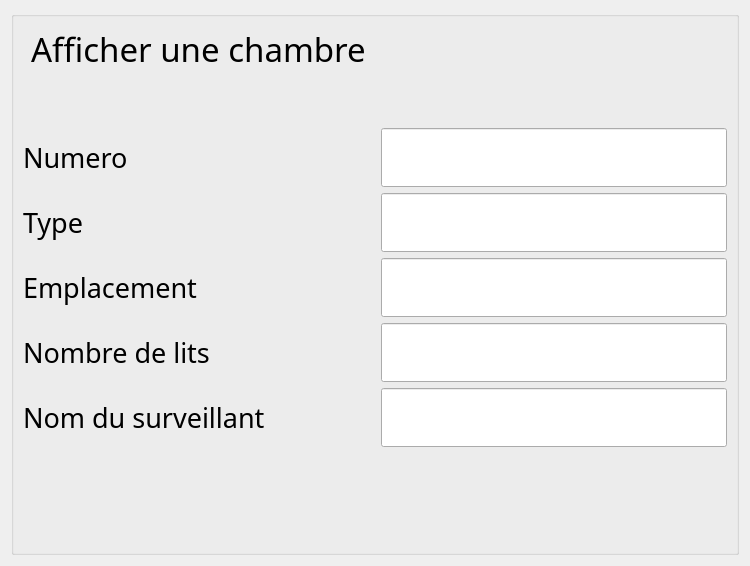
      <widget class="QWidget" name="AfficherChambre">
       <layout class="QVBoxLayout" name="verticalLayout_67">
        <item>
         <widget class="QGroupBox" name="groupBox_9">
          <property name="font">
           <font>
            <family>Quicksand SemiBold</family>
            <pointsize>28</pointsize>
           </font>
          </property>
          <property name="title">
           <string/>
          </property>
          <layout class="QVBoxLayout" name="verticalLayout_70">
           <item>
            <layout class="QVBoxLayout" name="verticalLayout_69">
             <item>
              <layout class="QGridLayout" name="gridLayout_14">
               <item row="4" column="0">
                <widget class="QLabel" name="nombredelits_2">
                 <property name="font">
                  <font>
                   <family>Quicksand SemiBold</family>
                   <pointsize>20</pointsize>
                  </font>
                 </property>
                 <property name="text">
                  <string>Nombre de lits</string>
                 </property>
                </widget>
               </item>
               <item row="2" column="0">
                <widget class="QLabel" name="type_2">
                 <property name="font">
                  <font>
                   <family>Quicksand SemiBold</family>
                   <pointsize>20</pointsize>
                  </font>
                 </property>
                 <property name="text">
                  <string>Type</string>
                 </property>
                </widget>
               </item>
               <item row="3" column="0">
                <widget class="QLabel" name="emplacement_2">
                 <property name="font">
                  <font>
                   <family>Quicksand SemiBold</family>
                   <pointsize>20</pointsize>
                  </font>
                 </property>
                 <property name="text">
                  <string>Emplacement</string>
                 </property>
                </widget>
               </item>
               <item row="1" column="0">
                <widget class="QLabel" name="numero_2">
                 <property name="font">
                  <font>
                   <family>Quicksand SemiBold</family>
                   <pointsize>20</pointsize>
                  </font>
                 </property>
                 <property name="text">
                  <string>Numero</string>
                 </property>
                </widget>
               </item>
               <item row="2" column="1">
                <widget class="QLineEdit" name="lineEdit_AffType">
                 <property name="readOnly">
                  <bool>true</bool>
                 </property>
                </widget>
               </item>
               <item row="3" column="1">
                <widget class="QLineEdit" name="lineEdit_AffEmplacement">
                 <property name="readOnly">
                  <bool>true</bool>
                 </property>
                </widget>
               </item>
               <item row="5" column="0">
                <widget class="QLabel" name="nomduSurveillant_2">
                 <property name="font">
                  <font>
                   <family>Quicksand SemiBold</family>
                   <pointsize>20</pointsize>
                  </font>
                 </property>
                 <property name="text">
                  <string>Nom du surveillant</string>
                 </property>
                </widget>
               </item>
               <item row="5" column="1">
                <widget class="QLineEdit" name="lineEdit_AffSurveillant">
                 <property name="readOnly">
                  <bool>true</bool>
                 </property>
                </widget>
               </item>
               <item row="4" column="1">
                <widget class="QLineEdit" name="lineEdit_AffNombreLits">
                 <property name="readOnly">
                  <bool>true</bool>
                 </property>
                </widget>
               </item>
               <item row="1" column="1">
                <widget class="QLineEdit" name="lineEdit_AffNumero">
                 <property name="readOnly">
                  <bool>true</bool>
                 </property>
                </widget>
               </item>
               <item row="0" column="0">
                <widget class="QLabel" name="label_73">
                 <property name="font">
                  <font>
                   <family>Quicksand SemiBold</family>
                   <pointsize>25</pointsize>
                  </font>
                 </property>
                 <property name="styleSheet">
                  <string notr="true">margin-bottom:50px;</string>
                 </property>
                 <property name="text">
                  <string>Afficher une chambre</string>
                 </property>
                </widget>
               </item>
              </layout>
             </item>
             <item>
              <spacer name="verticalSpacer_37">
               <property name="orientation">
                <enum>Qt::Vertical</enum>
               </property>
               <property name="sizeHint" stdset="0">
                <size>
                 <width>20</width>
                 <height>40</height>
                </size>
               </property>
              </spacer>
             </item>
             <item>
              <layout class="QHBoxLayout" name="horizontalLayout_70">
               <item>
                <widget class="QPushButton" name="pushButton_RetourAffChambre">
                 <property name="maximumSize">
                  <size>
                   <width>50</width>
                   <height>50</height>
                  </size>
                 </property>
                 <property name="styleSheet">
                  <string notr="true">#pushButton_RetourAffChambre{
background-color: transparent;
border-image: url(:/pics/pics/precedent.png);
background: none;
border: none;
background-repeat: none;
}</string>
                 </property>
                 <property name="text">
                  <string/>
                 </property>
                </widget>
               </item>
               <item>
                <spacer name="horizontalSpacer_77">
                 <property name="orientation">
                  <enum>Qt::Horizontal</enum>
                 </property>
                 <property name="sizeHint" stdset="0">
                  <size>
                   <width>40</width>
                   <height>20</height>
                  </size>
                 </property>
                </spacer>
               </item>
               <item>
                <widget class="QPushButton" name="pushButton_ModifChambre">
                 <property name="maximumSize">
                  <size>
                   <width>50</width>
                   <height>50</height>
                  </size>
                 </property>
                 <property name="styleSheet">
                  <string notr="true">#pushButton_ModifChambre{
background-color: transparent;
border-image: url(:/pics/pics/modifier.png);
background: none;
border: none;
background-repeat: none;
}</string>
                 </property>
                 <property name="text">
                  <string/>
                 </property>
                </widget>
               </item>
              </layout>
             </item>
            </layout>
           </item>
          </layout>
         </widget>
        </item>
       </layout>
      </widget>
